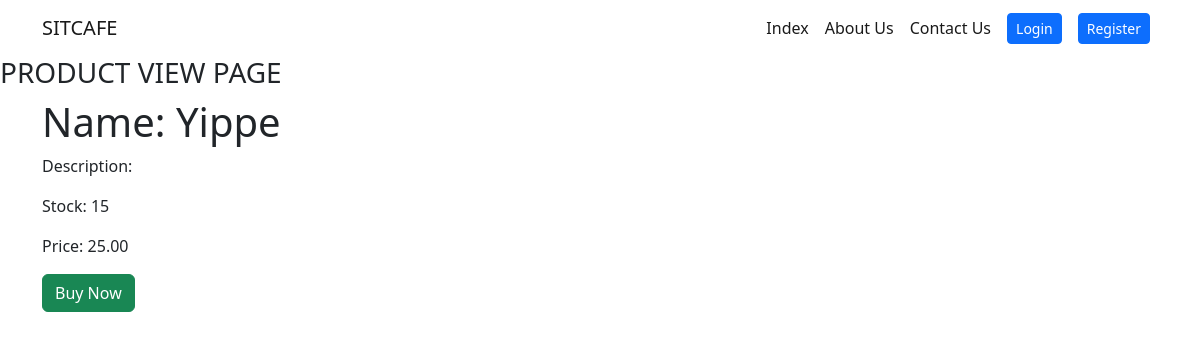
Screenshot of /products/2/ with the database file from the repository.
### products/models.py (models this page shows, shortened)
class Product(models.Model):
  category = models.ForeignKey(Category, on_delete=models.SET_NULL, null=True)
  name = models.CharField(max_length=150)
  description = models.TextField(blank=True, null=True)
  stock = models.IntegerField(default=0)
  price = models.DecimalField(max_digits=7, decimal_places=2)
  is_active = models.BooleanField(default=True)
  created_at = models.DateTimeField(auto_now_add=True)
  updated_at = models.DateTimeField(auto_now=True)

### products/views.py (the view)
# urls.py: path('<int:id>/', views.product_view, name='product_view'),
def product_view(request, id):
  try:
    product = Product.objects.get(id=id, is_active=True)
    return render(request,'products/product_view.html', { 'product': product })
  except Product.DoesNotExist:
    return redirect('product_list')

### templates/products/product_view.html
{% extends 'base.html' %} {% block content %}
<h3>PRODUCT VIEW PAGE</h3>
<div class="container">
    <h1>Name: {{ product.name }}</h1>
    <p>Description: {{ product.description }}</p>
    <p>Stock: {{ product.stock }}</p>
    <p>Price: {{ product.price }}</p>
    <button class="btn btn-success">Buy Now</button>
</div>
{% endblock content %}

### rows the page displays
Product: name "Yippe", stock "15", price "25.00"
